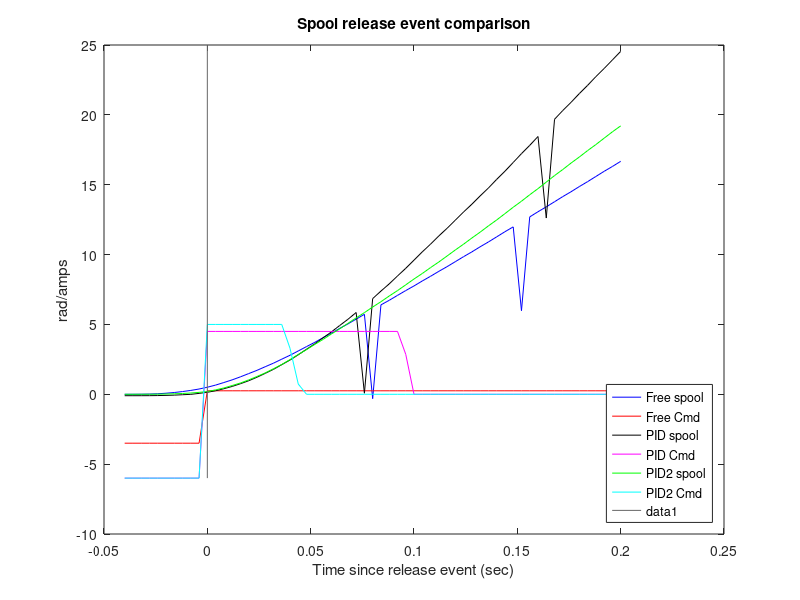

Write MATLAB code to recreate this figure.
% This script seeks to compare the difference between the "GoodCast" and
% the "AlmostFlat" cast.  The first one the ball is released passively
% while in the second it is "actively" released by spooling the motor
% foward a set amount.

close all
clear all

GC  = load('GoodCastDataLog.mat');
AC  = load('AlmostFlat.mat');
AC2  = load('AlmostFlatv2.mat');
BC.fsTime = AC2.fsTime(50000:end);
BC.fsData = AC2.fsData(50000:end,:);

% Events
% Constants
stop_ArmPos = 2.9916;   % rad, Position arm triggers cast
stop_String = 3.75;     % rad, Position String Angle triggers cast
far_Enough  = 65;       % rad, How far before string is jerked back

% Release time index
i_gc = find(and(stop_ArmPos >= GC.fsData(:,1), stop_String >= GC.fsData(:,6)), 1, 'first');
i_ac = find(and(stop_ArmPos >= AC.fsData(:,1), stop_String >= AC.fsData(:,6)), 1, 'first');
i_bc = find(and(stop_ArmPos >= BC.fsData(:,1), stop_String >= BC.fsData(:,6)), 1, 'first');
% Release time
t_gc = GC.fsTime(i_gc);
t_ac = AC.fsTime(i_ac);
t_bc = BC.fsTime(i_bc);

%Plot Graphs
plot(GC.fsTime((i_gc-10):(50+i_gc))-t_gc, GC.fsData((i_gc-10):(50+i_gc),4)-min(GC.fsData((i_gc-10),4)),'b')
hold on
plot(GC.fsTime((i_gc-10):(50+i_gc))-t_gc, GC.fsData((i_gc-10):(50+i_gc),5),'r')
plot(AC.fsTime((i_ac-10):(50+i_ac))-t_ac, AC.fsData((i_ac-10):(50+i_ac),4),'k')
plot(AC.fsTime((i_ac-10):(50+i_ac))-t_ac, AC.fsData((i_ac-10):(50+i_ac),5),'m')
plot(BC.fsTime((i_bc-10):(50+i_bc))-t_bc, BC.fsData((i_bc-10):(50+i_bc),4)-min(BC.fsData((i_bc-10):(50+i_bc),4)),'g')
plot(BC.fsTime((i_bc-10):(50+i_bc))-t_bc, BC.fsData((i_bc-10):(50+i_bc),5),'c')
legend('Free spool', 'Free Cmd', 'PID spool','PID Cmd','PID2 spool','PID2 Cmd', 'Location', 'Southeast')
line([GC.fsTime(i_gc)-t_gc,GC.fsTime(i_gc)-t_gc],[-6,25],'Color',[.4,.4,.4])
xlabel('Time since release event (sec)')
ylabel('rad/amps')
title('Spool release event comparison')